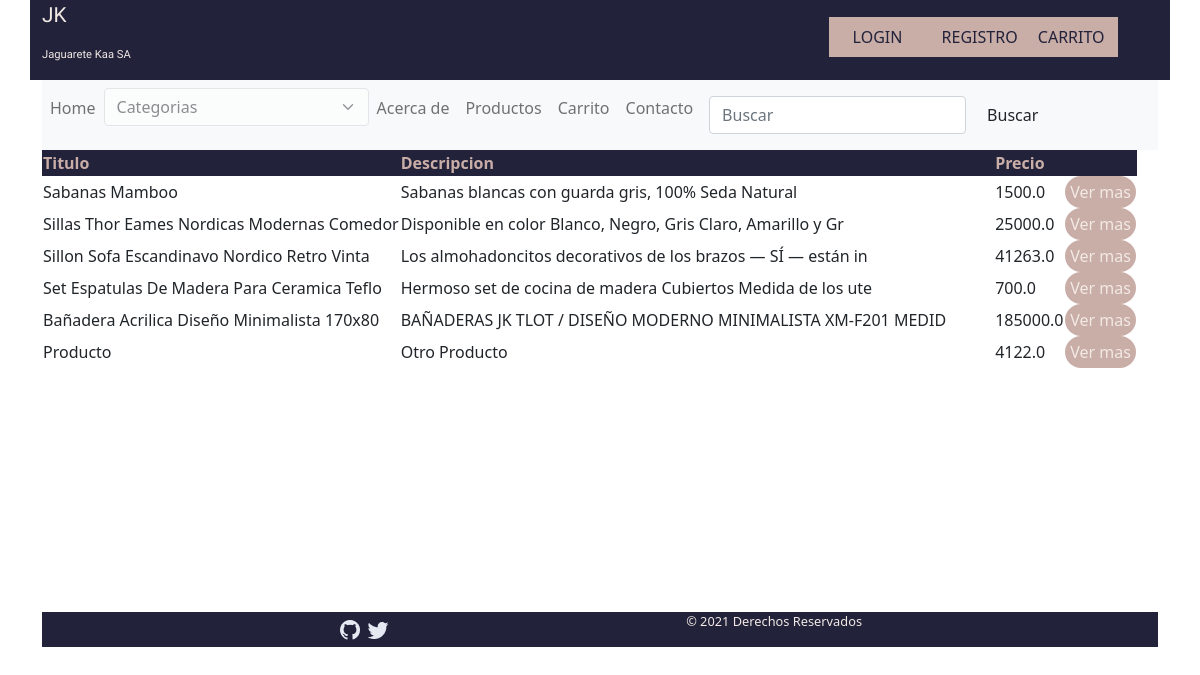
The page /producto/ on the database its author committed.
### CARRITO/models.py (models this page shows, shortened)
class Producto(models.Model):
    titulo =  models.CharField(max_length=100)
    imagenProducto =  models.ImageField(upload_to='productos',blank = True, null = True)
    descripcion = models.CharField(max_length=100)
    precio =  models.FloatField()
    categoria = models.ForeignKey(Categoria,on_delete= models.CASCADE, null=False)
    created =  models.DateTimeField(auto_now_add=True)
    updated =  models.DateTimeField(auto_now_add=True)

### CARRITO/views.py (the view)
# urls.py: path('producto/', views.producto, name='Producto'),
def producto(request):
    productos = Producto.objects.all()
    for producto in productos:
        producto.titulo =  producto.titulo[:43]
        producto.descripcion =  producto.descripcion[:60]
    return render(request,"productos/producto.html",{'productos':productos})

### CARRITO/context_processors.py (called while the page is built)
def extras(request):
    categorias =  Categoria.objects.all()
    return {'categorias':categorias}

### CARRITO/templates/productos/producto.html (shortened to what this page needs)
{% extends "layout.html" %}
{% block content %}
            <table>
                <tr>
                    <th class="head_tabla">Titulo</th>
                    <th class="head_tabla">Descripcion</th>
                    <th class="head_tabla">Precio</th>
                    <th class="head_tabla">  </th>
                </tr>
                {% for producto in productos %}
                            <tr class="row_tabla">
                                <td class="col_tabla">{{ producto.titulo}}</td>
                                <td class="col_tabla descripcion">{{producto.descripcion}}</td>
                                <td class="col_tabla">{{producto.precio}}</td>
                                <td class="col_tabla"><a class=" link_producto"href="{% url 'verProducto' producto.id %}">Ver mas</a></td>
                            </tr>
                {% endfor %}
            </table>
{%endblock%}

### static/css/mis_estilos.css (style rules this page uses)
.head_tabla { background-color: #22223b; color: #c9ada7; }
.row_tabla { height: 2em; }
.link_producto { text-decoration: none; padding: 0.3em; background-color: #c9ada7; color: #f2e9e4; width: 6em; margin-top: .3em; border-radius: 5em; text-align: center; }
.descripcion { padding-right: 3em; }

### rows shown on the page
Producto: titulo "Sabanas Mamboo", descripcion "Sabanas blancas con guarda gris, 100% Seda Natural", precio "1500.0"
Producto: titulo "Sillas Thor Eames Nordicas Modernas Comedor", descripcion "Disponible en color Blanco, Negro, Gris Claro, Amarillo y Gr", precio "25000.0"
Producto: titulo "Sillon Sofa Escandinavo Nordico Retro Vinta", descripcion "Los almohadoncitos decorativos de los brazos — SÍ — están in", precio "41263.0"
Producto: titulo "Set Espatulas De Madera Para Ceramica Teflo", descripcion "Hermoso set de cocina de madera Cubiertos Medida de los ute", precio "700.0"
Producto: titulo "Bañadera Acrilica Diseño Minimalista 170x80", descripcion "BAÑADERAS JK TLOT / DISEÑO MODERNO MINIMALISTA XM-F201 MEDID", precio "185000.0"
Producto: titulo "Producto", descripcion "Otro Producto", precio "4122.0"
